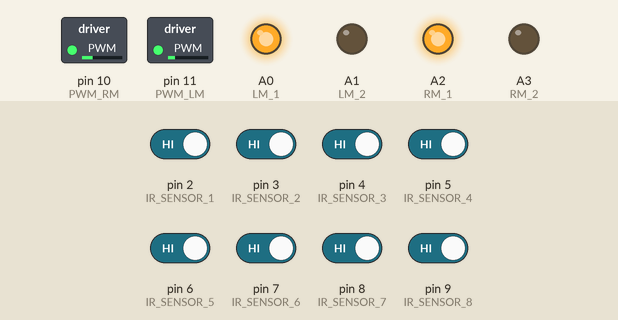
Recording of a sketch running on a simulated Arduino Uno, built with avr-gcc and run on an emulated ATmega328P. Shown: switched loads named in the sketch (green lamp = pin HIGH), output pins drawn as LEDs (lit = HIGH). The inputs (shaded band) are chosen by the test bench; at power-on: pin 2 (IR_SENSOR_1), pin 3 (IR_SENSOR_2), pin 4 (IR_SENSOR_3), pin 5 (IR_SENSOR_4), pin 6 (IR_SENSOR_5), pin 7 (IR_SENSOR_6), pin 8 (IR_SENSOR_7), pin 9 (IR_SENSOR_8) HIGH.

Above: at 0.17 s.
At 0.7 s:
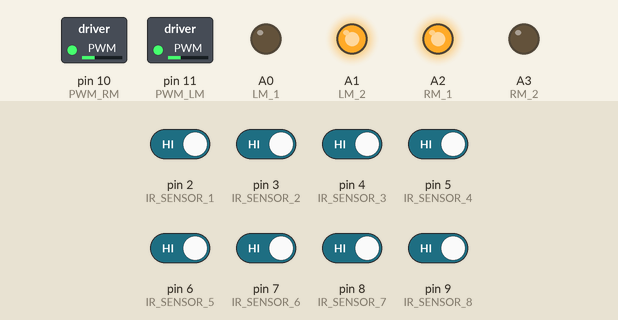
Timing chart, 0 to 2.2 s (numbered marks = the images above):
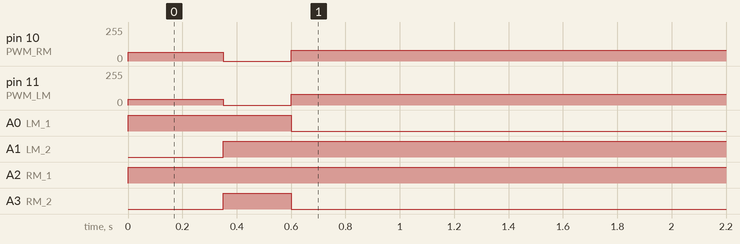

Measured:
- by itself, pin 10 (PWM_RM): 0/255 → 67/255 at 0.00 s, → 0/255 0.35 s later, → 80/255 0.25 s later
- by itself, pin 11 (PWM_LM): 0/255 → 43/255 at 0.00 s, → 0/255 0.35 s later, → 80/255 0.25 s later
- by itself, A0 (LM_1): LOW → HIGH at 0.00 s, → LOW 0.60 s later
- by itself, A1 (LM_2): LOW → HIGH at 0.35 s
- by itself, A2 (RM_1): LOW → HIGH at 0.00 s
- by itself, A3 (RM_2): LOW → HIGH at 0.35 s, → LOW 0.25 s later

The sketch:

LineFollowerBot.ino
```cpp
const int BLACK = 1;
const int WHITE = 0;
//const int RED_LED = 12;
const int IR_SENSOR_1 = 2;
const int IR_SENSOR_2 = 3;
const int IR_SENSOR_3 = 4;
const int IR_SENSOR_4 = 5;
const int IR_SENSOR_5 = 6;
const int IR_SENSOR_6 = 7;
const int IR_SENSOR_7 = 8;
const int IR_SENSOR_8 = 9;
//const int IR_SENSOR_L = A4;
//const int IR_SENSOR_R = A5;
const int PWM_LM = 11;
const int PWM_RM = 10;
const int LM_1 = A0;
const int LM_2 = A1;
const int RM_1 = A2;
const int RM_2 = A3;
const float Kp=10;
const float Ki=0;
const float Kd=2;
float I=0,prevError=0;
int s[9],count=0,redLight=0;
const int defaultSpeed = 55;
int k =0,n;
int IR;

void setup() {
  // put your setup code here, to run once:
 Serial.begin(9600);
 //pinMode(RED_LED,OUTPUT);
 pinMode(IR_SENSOR_1,INPUT);
 pinMode(IR_SENSOR_2,INPUT);
 pinMode(IR_SENSOR_3,INPUT);
 pinMode(IR_SENSOR_4,INPUT);
 pinMode(IR_SENSOR_5,INPUT);
 pinMode(IR_SENSOR_6,INPUT);
 pinMode(IR_SENSOR_7,INPUT);
 pinMode(IR_SENSOR_8,INPUT);
 //pinMode(IR_SENSOR_L,INPUT);
 //pinMode(IR_SENSOR_R,INPUT);
 pinMode(PWM_LM,OUTPUT);
 pinMode(PWM_RM,OUTPUT);
 pinMode(LM_1,OUTPUT);
 pinMode(LM_2,OUTPUT);
 pinMode(RM_1,OUTPUT);
 pinMode(RM_2,OUTPUT);
}

float computeError()
{
   float error;
   s[1]=digitalRead(IR_SENSOR_1);
   s[2]=digitalRead(IR_SENSOR_2);
   s[3]=digitalRead(IR_SENSOR_3);
   s[4]=digitalRead(IR_SENSOR_4);
   s[5]=digitalRead(IR_SENSOR_5);
   s[6]=digitalRead(IR_SENSOR_6);
   s[7]=digitalRead(IR_SENSOR_7);
   s[8]=digitalRead(IR_SENSOR_8);
   //IR=digitalRead(IR_SENSOR_R);
 error=(-4*(!s[1])-3*(!s[2])-2*(!s[3])-1*(!s[4])+1*(!s[5])+2*(!s[6])+3*(!s[7])+4*(!s[8]))/((!s[1])+(!s[2])+(!s[3])+(!s[4])+(!s[5])+(!s[6])+(!s[7])+(!s[8]));

  return error;
}
void turnRight()
 {

  while(1)//while(s[1]==BLACK&&s[2]==BLACK&&s[3]==BLACK&&s[4]==WHITE&&s[5]==WHITE&&s[6]==BLACK&&s[7]==BLACK&&s[8]==BLACK)
  { s[1]=digitalRead(IR_SENSOR_1);
   s[2]=digitalRead(IR_SENSOR_2);
   s[3]=digitalRead(IR_SENSOR_3);
   s[4]=digitalRead(IR_SENSOR_4);
   s[5]=digitalRead(IR_SENSOR_5);
   s[6]=digitalRead(IR_SENSOR_6);
   s[7]=digitalRead(IR_SENSOR_7);
   s[8]=digitalRead(IR_SENSOR_8);
   //IR=digitalRead(IR_SENSOR_R);
   digitalWrite(LM_1,1);
   digitalWrite(LM_2,0);
   digitalWrite(RM_1,1);
   digitalWrite(RM_2,1);
   analogWrite(PWM_LM,80);
   analogWrite(PWM_RM,0);
   s[1]=digitalRead(IR_SENSOR_1);
   s[2]=digitalRead(IR_SENSOR_2);
   s[3]=digitalRead(IR_SENSOR_3);
   s[4]=digitalRead(IR_SENSOR_4);
   s[5]=digitalRead(IR_SENSOR_5);
   s[6]=digitalRead(IR_SENSOR_6);
   s[7]=digitalRead(IR_SENSOR_7);
   s[8]=digitalRead(IR_SENSOR_8);
  // IR=digitalRead(IR_SENSOR_R);
  if(s[1]==WHITE&&s[2]==WHITE&&s[3]==WHITE&&s[4]==WHITE&&s[5]==WHITE&&s[6]==WHITE&&s[7]==WHITE&&s[8]==WHITE)//&&IR==1)
  { while(1)
    {digitalWrite(LM_1,1);
     digitalWrite(LM_2,1);
     digitalWrite(RM_1,1);
     digitalWrite(RM_2,1);
     analogWrite(PWM_LM,0);
     analogWrite(PWM_RM,0);
     //digitalWrite(RED_LED,HIGH);
    }
  }
   if(s[1]==BLACK&&s[2]==BLACK&&s[3]==BLACK&&s[4]==WHITE&&s[5]==WHITE&&s[6]==BLACK&&s[7]==BLACK&&s[8]==BLACK)
   break;

  }
 }
void turnLeft()
 {

  while(1)//while(s[1]==BLACK&&s[2]==BLACK&&s[3]==BLACK&&s[4]==WHITE&&s[5]==WHITE&&s[6]==BLACK&&s[7]==BLACK&&s[8]==BLACK)
  { s[1]=digitalRead(IR_SENSOR_1);
   s[2]=digitalRead(IR_SENSOR_2);
   s[3]=digitalRead(IR_SENSOR_3);
   s[4]=digitalRead(IR_SENSOR_4);
   s[5]=digitalRead(IR_SENSOR_5);
   s[6]=digitalRead(IR_SENSOR_6);
   s[7]=digitalRead(IR_SENSOR_7);
   s[8]=digitalRead(IR_SENSOR_8);
   //IR=digitalRead(IR_SENSOR_R);
   digitalWrite(LM_1,1);
   digitalWrite(LM_2,1);
   digitalWrite(RM_1,1);
   digitalWrite(RM_2,0);
   analogWrite(PWM_LM,0);
   analogWrite(PWM_RM,80);
   if(s[1]==BLACK&&s[2]==BLACK&&s[3]==BLACK&&s[4]==WHITE&&s[5]==WHITE&&s[6]==BLACK&&s[7]==BLACK&&s[8]==BLACK)
   break;
  }
 }
 void inch()
 {
  //continueLine();
  delay(350);
  stopMotor();
  delay(250);
   s[1]=digitalRead(IR_SENSOR_1);
   s[2]=digitalRead(IR_SENSOR_2);
   s[3]=digitalRead(IR_SENSOR_3);
   s[4]=digitalRead(IR_SENSOR_4);
   s[5]=digitalRead(IR_SENSOR_5);
   s[6]=digitalRead(IR_SENSOR_6);
   s[7]=digitalRead(IR_SENSOR_7);
   s[8]=digitalRead(IR_SENSOR_8);
  // IR=digitalRead(IR_SENSOR_R);
 }
 void stopMotor()
 {
   digitalWrite(LM_1,1);
   digitalWrite(LM_2,1);
   digitalWrite(RM_1,1);
   digitalWrite(RM_2,1);
   analogWrite(PWM_LM,0);
   analogWrite(PWM_RM,0);
 }
void PID(float error)
{
 /*  float p;
   int Kp=10;
   p=Kp*error;
   speedLM=defaultSpeed+p;
   speedRM=defaultSpeed-p;*/
   float p,d,pid;
   int speedLM,speedRM;
   p=Kp*error;
   if(error==0)
   I=0;
   I=I+(Ki*error);
   d=Kd*(error-prevError);
   pid=p+I+d;
   prevError=error;
   speedLM=defaultSpeed+pid;
   speedRM=defaultSpeed-pid;
   if(speedLM>255)
    speedLM=255;
    if(speedRM>255)
    speedRM=255;
    if(speedLM<0)
    speedLM=0;
   if(speedRM<0)
   speedRM=0;
   digitalWrite(LM_1,1);
   digitalWrite(LM_2,0);
   digitalWrite(RM_1,1);
   digitalWrite(RM_2,0);
   analogWrite(PWM_LM,speedLM);
   analogWrite(PWM_RM,speedRM);
}
void continueLine()
{
  PID(0.0);
}
void turnReverse()
{
  //delay(1000);
  while(1)//while(s[1]==BLACK&&s[2]==BLACK&&s[3]==BLACK&&s[4]==WHITE&&s[5]==WHITE&&s[6]==BLACK&&s[7]==BLACK&&s[8]==BLACK)
  { s[1]=digitalRead(IR_SENSOR_1);
   s[2]=digitalRead(IR_SENSOR_2);
   s[3]=digitalRead(IR_SENSOR_3);
   s[4]=digitalRead(IR_SENSOR_4);
   s[5]=digitalRead(IR_SENSOR_5);
   s[6]=digitalRead(IR_SENSOR_6);
   s[7]=digitalRead(IR_SENSOR_7);
   s[8]=digitalRead(IR_SENSOR_8);
   //IR=digitalRead(IR_SENSOR_R);
   digitalWrite(LM_1,0);
   digitalWrite(LM_2,1);
   digitalWrite(RM_1,1);
   digitalWrite(RM_2,0);
   analogWrite(PWM_LM,80);
   analogWrite(PWM_RM,80);
   s[1]=digitalRead(IR_SENSOR_1);
   s[2]=digitalRead(IR_SENSOR_2);
   s[3]=digitalRead(IR_SENSOR_3);
   s[4]=digitalRead(IR_SENSOR_4);
   s[5]=digitalRead(IR_SENSOR_5);
   s[6]=digitalRead(IR_SENSOR_6);
   s[7]=digitalRead(IR_SENSOR_7);
   s[8]=digitalRead(IR_SENSOR_8);
   //IR=digitalRead(IR_SENSOR_R);
  if(s[1]==WHITE&&s[2]==WHITE&&s[3]==WHITE&&s[4]==WHITE&&s[5]==WHITE&&s[6]==WHITE&&s[7]==WHITE&&s[8]==WHITE)//&&IR==1)
  { while(1)
    {digitalWrite(LM_1,1);
     digitalWrite(LM_2,1);
     digitalWrite(RM_1,1);
     digitalWrite(RM_2,1);
     analogWrite(PWM_LM,0);
     analogWrite(PWM_RM,0);
   //  digitalWrite(RED_LED,HIGH);
    }
  }
   if(s[1]==BLACK&&s[2]==BLACK&&s[3]==BLACK&&s[4]==WHITE&&s[5]==WHITE&&s[6]==BLACK&&s[7]==BLACK&&s[8]==BLACK)
  {digitalWrite(LM_1,1);
   digitalWrite(LM_2,1);
   digitalWrite(RM_1,1);
   digitalWrite(RM_2,1);
   analogWrite(PWM_LM,0);
   analogWrite(PWM_RM,0);
   delay(200);
   break;
 }
}
}
void loop()
{
  float error;
  error=computeError();
  PID(error);

   s[1]=digitalRead(IR_SENSOR_1);
   s[2]=digitalRead(IR_SENSOR_2);
   s[3]=digitalRead(IR_SENSOR_3);
   s[4]=digitalRead(IR_SENSOR_4);
   s[5]=digitalRead(IR_SENSOR_5);
   s[6]=digitalRead(IR_SENSOR_6);
   s[7]=digitalRead(IR_SENSOR_7);
   s[8]=digitalRead(IR_SENSOR_8);
   //IR=digitalRead(IR_SENSOR_R);
  if(s[1]==WHITE&&s[2]==WHITE&&s[3]==WHITE&&s[4]==WHITE&&s[5]==WHITE&&s[6]==WHITE&&s[7]==WHITE&&s[8]==WHITE)//&&IR==1)
  { while(1)
    {digitalWrite(LM_1,1);
     digitalWrite(LM_2,1);
     digitalWrite(RM_1,1);
     digitalWrite(RM_2,1);
     analogWrite(PWM_LM,0);
     analogWrite(PWM_RM,0);
     //digitalWrite(RED_LED,HIGH);
    }
  }
  else {if(s[1]==WHITE&&s[2]==WHITE&&s[3]==WHITE&&s[4]==WHITE&&s[5]==WHITE&&s[6]==WHITE&&s[7]==WHITE&&s[8]==WHITE)
        {
          inch();
          if(s[1]==WHITE&&s[2]==WHITE&&s[3]==WHITE&&s[4]==WHITE&&s[5]==WHITE&&s[6]==WHITE&&s[7]==WHITE&&s[8]==WHITE)//&&IR==1)
            { while(1)
              {digitalWrite(LM_1,1);
               digitalWrite(LM_2,1);
               digitalWrite(RM_1,1);
               digitalWrite(RM_2,1);
               analogWrite(PWM_LM,0);
               analogWrite(PWM_RM,0);
               //digitalWrite(RED_LED,HIGH);
              }
            }

          else if(s[1]==WHITE&&s[2]==WHITE&&s[3]==WHITE&&s[4]==WHITE&&s[5]==WHITE&&s[6]==WHITE&&s[7]==WHITE&&s[8]==WHITE)
          {
            continueLine();
            delay(1000);
            stopMotor();
//            digitalWrite(RED_LED,HIGH);
            redLight=1;
          }
          else if(s[4]==WHITE||s[5]==WHITE)
          {
            turnRight();
          }
          else if(s[1]==BLACK&&s[2]==BLACK&&s[3]==BLACK&&s[4]==BLACK&&s[5]==BLACK&&s[6]==BLACK&&s[7]==BLACK&&s[8]==BLACK)
          {
            turnRight();
          }
        }

  else if((s[4]==WHITE&&s[5]==WHITE&&s[6]==WHITE&&s[7]==WHITE&&s[8]==WHITE)||s[7]==WHITE||s[8]==WHITE)
       {
        turnRight();
        /*inch();
        if(s[4]==WHITE&&s[5]==WHITE)
        {
          turnRight();
        }
        else if(s[1]==BLACK&&s[2]==BLACK&&s[3]==BLACK&&s[4]==BLACK&&s[5]==BLACK&&s[6]==BLACK&&s[7]==BLACK&&s[8]==BLACK)
        {
          turnRight();
        }
        */
       }

    else if(s[1]==WHITE&&s[2]==WHITE&&s[3]==WHITE&&s[4]==WHITE&&s[5]==WHITE)
       {int i, flag4=0;
        for(i=0;i<100;i++)
        {
           s[1]=digitalRead(IR_SENSOR_1);
           s[2]=digitalRead(IR_SENSOR_2);
           s[3]=digitalRead(IR_SENSOR_3);
           s[4]=digitalRead(IR_SENSOR_4);
           s[5]=digitalRead(IR_SENSOR_5);
           s[6]=digitalRead(IR_SENSOR_6);
           s[7]=digitalRead(IR_SENSOR_7);
           s[8]=digitalRead(IR_SENSOR_8);
          // IR=digitalRead(IR_SENSOR_R);
           if(s[7]==WHITE||s[8]==WHITE)
           {turnRight();
            flag4=1;
            break;
           }
           if(flag4=0)
       {   s[1]=digitalRead(IR_SENSOR_1);
           s[2]=digitalRead(IR_SENSOR_2);
           s[3]=digitalRead(IR_SENSOR_3);
           s[4]=digitalRead(IR_SENSOR_4);
           s[5]=digitalRead(IR_SENSOR_5);
           s[6]=digitalRead(IR_SENSOR_6);
           s[7]=digitalRead(IR_SENSOR_7);
           s[8]=digitalRead(IR_SENSOR_8);
           //IR=digitalRead(IR_SENSOR_R);
        {if(s[4]==WHITE&&s[5]==WHITE)
        {
          continueLine();
        }
          if(s[1]==WHITE&&s[2]||WHITE&&s[3]||WHITE||s[4]==WHITE||s[5]==WHITE&&s[6]==BLACK&&s[7]==BLACK&&s[8]==BLACK)
        {
          turnLeft();
        }
       }
        }
       }
       }


  else if(s[1]==BLACK&&s[2]==BLACK&&s[3]==BLACK&&s[4]==BLACK&&s[5]==BLACK&&s[6]==BLACK&&s[7]==BLACK&&s[8]==BLACK)
         {inch();
          stopMotor();
          turnReverse();
        }
}
}
```
